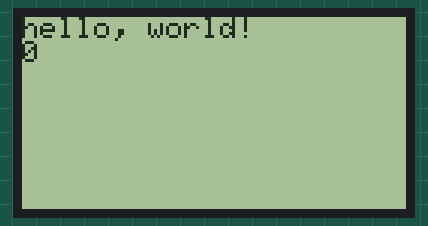
Simulated run of this sketch. Board: Arduino Uno, built with avr-gcc and run on an emulated ATmega328P. Parts: 128×64 one-colour display.

Above: at 0.1 s.
At 7.1 s:
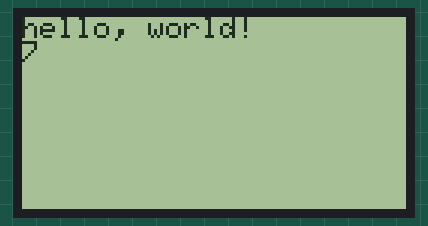
At 14.1 s:
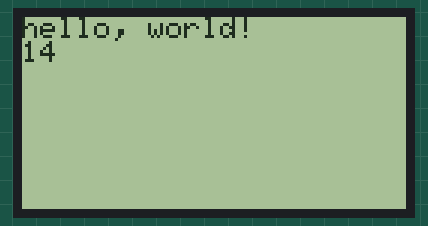
At 19.1 s:
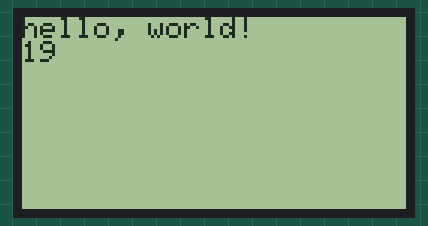
At 28.1 s:
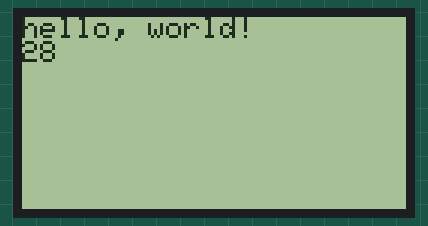
At 39.1 s:
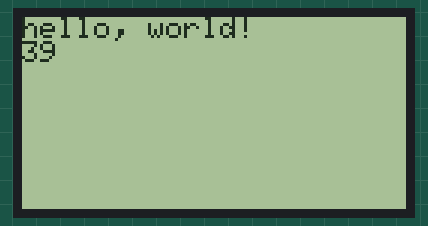

The sketch:

ded.ino
```cpp
/*
 *  openGLCD Library - Hello World
 *
 * This sketch prints "Hello World!" to the LCD
 * and shows the time in seconds since Arduino board was reset.
 *
 *  2013-06-15 bperrybap   - updates for openGLCD
 *  2011-09-14 Bill Perry  - original creation
 *    bperrybap@opensource.billsworld.billandterrie.com
 */

// include the library header
// no font headers have to be included
#include <openGLCD.h>

void setup()
{
  // Initialize the GLCD
  GLCD.Init();

 // Select the font for the default text area
  GLCD.SelectFont(System5x7);

//  GLCD.print(F("hello, world!")); // keep string in flash on AVR boards with IDE 1.x
//  GLCD.Puts(F("hello, world!")); // Puts() supports F() with any version of IDE

  // print() below uses RAM on AVR boards but works
  // on any version of IDE with any processor
  // note: Same is true for Puts()
  GLCD.print("hello, world!");
}

void loop()
{
  // set the cursor to column 0, line 1
  // (note: line 1 is the second row, since counting begins with 0):
  GLCD.CursorTo(0, 1);

  // print the number of seconds since reset:
  GLCD.print(millis()/1000);
}
```

Measured:
- what the display in image 1 shows lasts 1.0 s, from 7.0 s to 8.0 s
